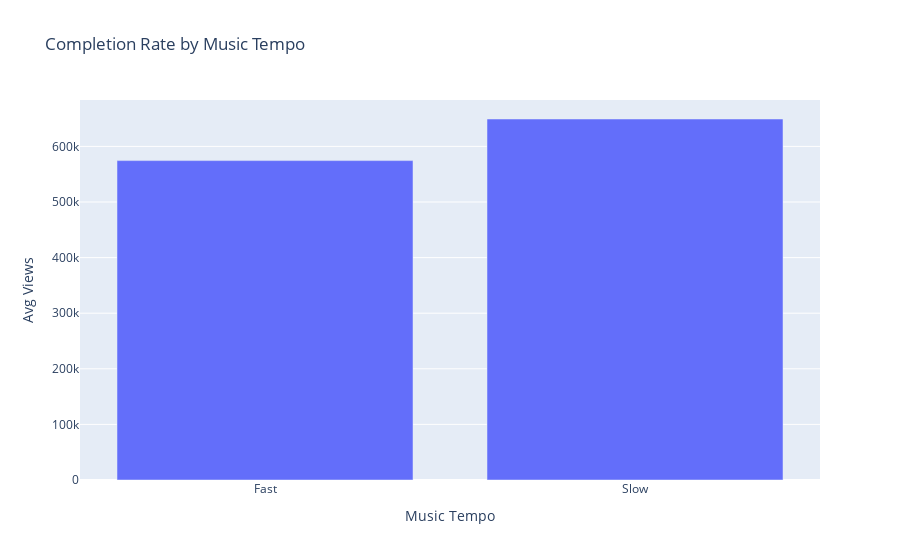

The notebook cell saved with this chart:
### Code cell
# Insight 2.3: Does music tempo affect completion rate?
df['music_tempo'] = df['video.volumeInfo.Loudness'].apply(lambda x: 'Fast' if x > df['video.volumeInfo.Loudness'].median() else 'Slow')
completion_by_tempo = df.groupby('music_tempo')[['statsV2.playCount']].mean().reset_index()
fig6 = px.bar(completion_by_tempo, x='music_tempo', y='statsV2.playCount',
              title="Completion Rate by Music Tempo",
              labels={'music_tempo': 'Music Tempo', 'statsV2.playCount': 'Avg Views'})
fig6.show()

### Figure 1 — Plotly figure (JSON) as saved in the notebook; plotly's stock layout.template omitted (floating-point values rounded to 4 significant figures)
{"data": [{"hovertemplate": "Music Tempo=%{x}<br>Avg Views=%{y}<extra></extra>", "legendgroup": "", "marker": {"color": "#636efa", "pattern": {"shape": ""}}, "name": "", "orientation": "v", "showlegend": false, "textposition": "auto", "type": "bar", "x": ["Fast", "Slow"], "xaxis": "x", "y": [574500.0, 649300.0], "yaxis": "y"}], "layout": {"barmode": "relative", "legend": {"tracegroupgap": 0}, "title": {"text": "Completion Rate by Music Tempo"}, "xaxis": {"anchor": "y", "domain": [0, 1], "title": {"text": "Music Tempo"}}, "yaxis": {"anchor": "x", "domain": [0, 1], "title": {"text": "Avg Views"}}}}
